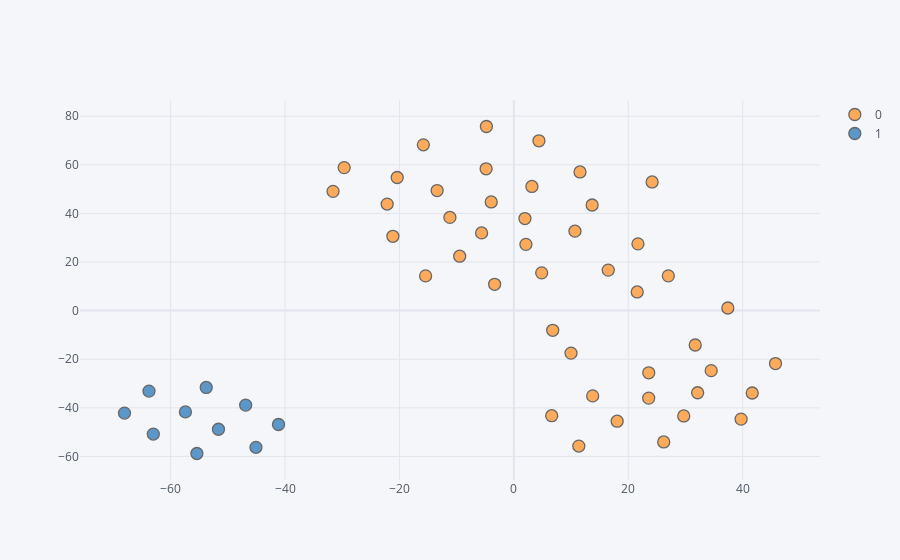

Notebook source saved alongside this figure:
### Code cell
Xt.iplot(kind="scatter", mode="markers", x="d1", y="d2", categories="cl")

### Figure 1 — Plotly figure (JSON) as saved in the notebook; plotly's stock layout.template omitted (floating-point values rounded to 4 significant figures)
{"data": [{"marker": {"color": "rgba(255, 153, 51, 1.0)", "line": {"width": 1.3}, "opacity": 0.8, "size": 12, "symbol": "circle"}, "mode": "markers", "name": "0", "textfont": {"color": "#4D5663"}, "type": "scatter", "x": [-4.807, -15.83, 4.377, -21.15, 11.56, 26.19, 21.56, -3.961, 13.68, 11.35, -4.856, 9.987, 18.05, -13.42, 23.58, -31.61, -20.4, 31.7, 3.151, 10.68, 24.17, -9.474, 21.69, 39.72, 16.49, -29.67, 13.77, 37.4, 2.103, 1.932, -11.18, 6.612, -15.43, 29.69, -5.646, 45.73, 41.67, -22.15, 32.12, 4.859, 34.49, 23.57, 6.791, 27.0, -3.367], "y": [75.77, 68.22, 69.88, 30.59, 57.06, -54.05, 7.68, 44.72, 43.47, -55.74, 58.36, -17.48, -45.5, 49.42, -25.59, 49.07, 54.78, -14.14, 51.09, 32.69, 52.95, 22.39, 27.47, -44.65, 16.66, 58.85, -35.09, 1.079, 27.27, 37.89, 38.36, -43.25, 14.29, -43.35, 31.98, -21.79, -33.9, 43.84, -33.8, 15.53, -24.7, -36.0, -8.1, 14.31, 10.82]}, {"marker": {"color": "rgba(55, 128, 191, 1.0)", "line": {"width": 1.3}, "opacity": 0.8, "size": 12, "symbol": "circle"}, "mode": "markers", "name": "1", "textfont": {"color": "#4D5663"}, "type": "scatter", "x": [-41.15, -45.09, -51.64, -57.42, -55.42, -46.89, -68.07, -63.03, -63.79, -53.78], "y": [-46.86, -56.25, -48.8, -41.67, -58.79, -38.88, -42.18, -50.8, -33.12, -31.61]}], "layout": {"legend": {"bgcolor": "#F5F6F9", "font": {"color": "#4D5663"}}, "paper_bgcolor": "#F5F6F9", "plot_bgcolor": "#F5F6F9", "title": {"font": {"color": "#4D5663"}}, "xaxis": {"gridcolor": "#E1E5ED", "showgrid": true, "tickfont": {"color": "#4D5663"}, "title": {"font": {"color": "#4D5663"}, "text": ""}, "zerolinecolor": "#E1E5ED"}, "yaxis": {"gridcolor": "#E1E5ED", "showgrid": true, "tickfont": {"color": "#4D5663"}, "title": {"font": {"color": "#4D5663"}, "text": ""}, "zerolinecolor": "#E1E5ED"}}}
